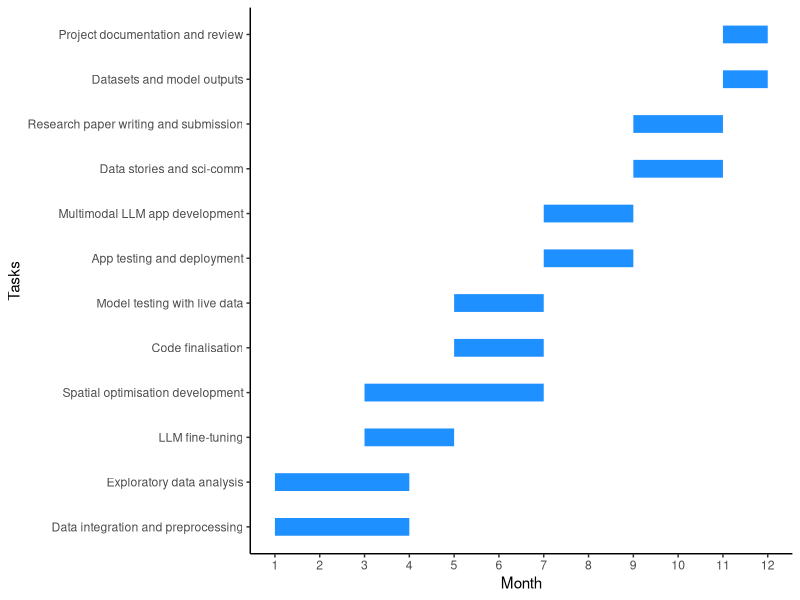
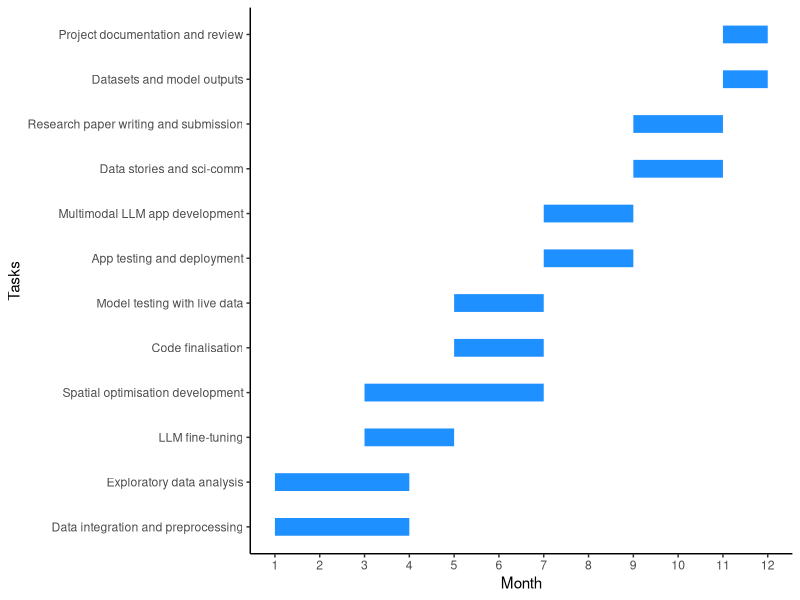

R code for these plots, in order:
# Install necessary packages
install.packages("ggplot2")
install.packages("dplyr")
install.packages("tidyverse")

# Load libraries
library(ggplot2)
library(dplyr)
library(tidyverse)

# Create a dataframe for the Gantt chart with hypothetical months
tasks <- data.frame(
  Task = c("Data integration and preprocessing", "Exploratory data analysis", 
           "LLM fine-tuning", "Spatial optimisation development", 
           "Model testing with live data", "Code finalisation",
           "Multimodal LLM app development", "App testing and deployment", 
           "Research paper writing and submission", "Data stories and sci-comm",
           "Project documentation and review", "Datasets and model outputs"),
  Start_Month = c(1, 1, 3, 3, 5, 5, 7, 7, 9, 9, 11, 11),
  End_Month = c(4, 4, 5, 7, 7, 7, 9, 9, 11, 11, 12, 12)
)

# Plot the Gantt chart
(gantt_chart <- ggplot(tasks, aes(y = reorder(Task, Start_Month), x = Start_Month, xend = End_Month)) +
  geom_segment(aes(yend = Task), color = "dodgerblue", size = 6) +
  labs( x = "Month", y = "Tasks") +
  scale_x_continuous(breaks = 1:12) +
  theme_classic())

# Print the Gantt chart
print(gantt_chart)
